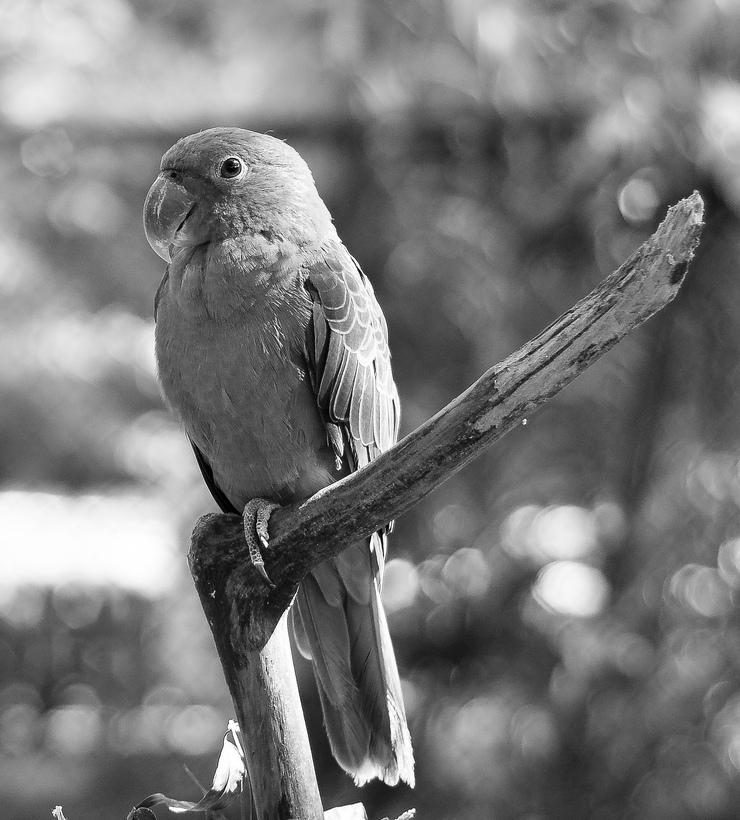
%> input picture matlab/filters/parrot.jpg, 740 x 820 px
$ octave kernel_filters.m   (GNU Octave 9; MATLAB toolbox functions it lacks are replaced by stand-ins)
%> lines starting %> are read from the running program, lines starting %| are printed output that depends on the picture
I = imread('parrot.jpg');
%> I is the input picture: size 820x740 uint8; min 0, max 255, mean 121.1

ID = im2double(I);

f1 = [0,0,0;0,1,0;0,0,0];
f2 = [1,1,1;1,1,1;1,1,1];
f3 = [0,0,0;1,0,0;0,0,0];
f4 = [1,1,1;1,0,1;1,1,1];

I1 = filter2(f1,ID);
I2 = filter2(f2*(1/9),ID);
I3 = filter2(f3,ID);
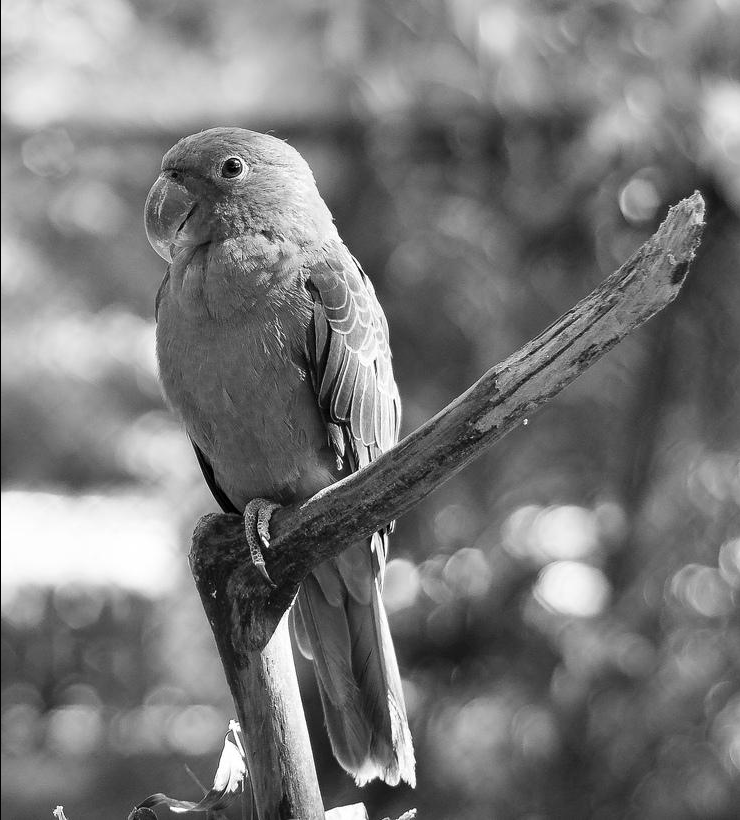
%> I3: size 820x740 double; min 0, max 1, mean 0.474
I4 = filter2(f4,ID);

%Y = filter2(h,X) filters the data in X with the two-dimensional FIR filter
%in the matrix h.

subplot(2,4,1),imshow(I),title('original');
subplot(2,4,2),imshow(I1),title('unchanged');
subplot(2,4,3),imshow(I2),title('blur');
subplot(2,4,4),imshow(I3),title('shift left');
subplot(2,4,5),imshow(I4),title('test');
%> after `imshow(I4)`:
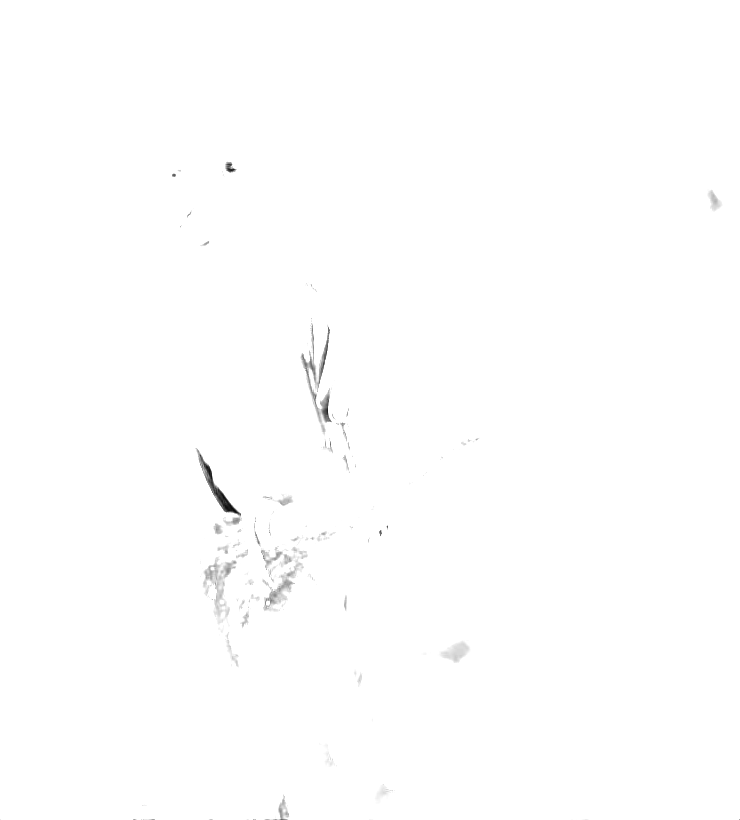
%> displayed picture: size 820x740, on the screen's scale of 0 to 255; min 11, max 255, mean 254.4
